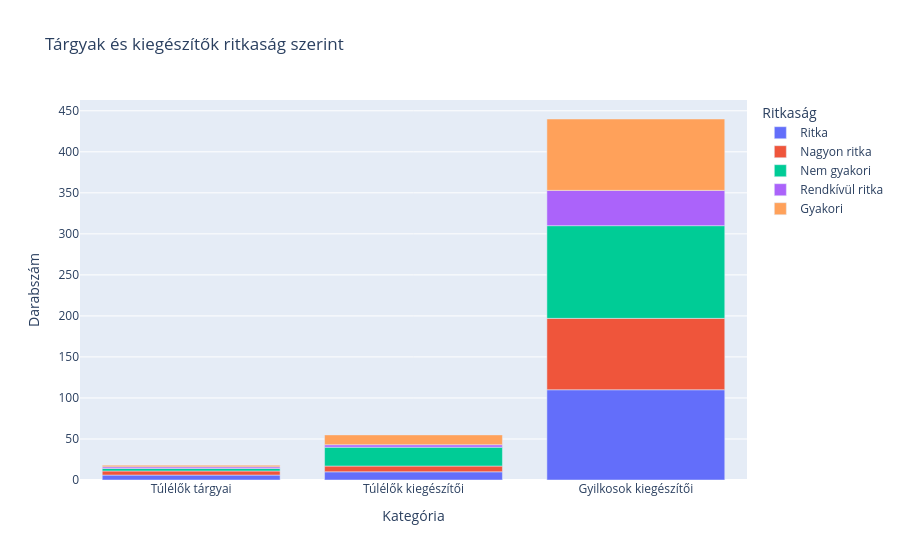

Source (notebook cell):
### Markdown cell above
## Tárgyak és kiegészítők

A diagram ritkaság szerint mutatja a túlélők tárgyait, valamint a túlélők és a gyilkosok kiegészítőit.

### Code cell
gear = pd.concat([
    counts(read("survivorItems"), "rarity", "Ritkaság").assign(Kategória="Túlélők tárgyai"),
    counts(read("survivorItemAddons"), "rarity", "Ritkaság").assign(Kategória="Túlélők kiegészítői"),
    counts(read("killerAddons"), "rarity", "Ritkaság").assign(Kategória="Gyilkosok kiegészítői"),
], ignore_index=True)
px.bar(gear, x="Kategória", y="Darabszám", title="Tárgyak és kiegészítők ritkaság szerint", color="Ritkaság").show()

### Figure 1 — Plotly figure (JSON) as saved in the notebook; plotly's stock layout.template omitted (floating-point values rounded to 4 significant figures)
{"data": [{"hovertemplate": "Ritkaság=Ritka<br>Kategória=%{x}<br>Darabszám=%{y}<extra></extra>", "legendgroup": "Ritka", "marker": {"color": "#636efa", "pattern": {"shape": ""}}, "name": "Ritka", "orientation": "v", "showlegend": true, "textposition": "auto", "type": "bar", "x": ["Túlélők tárgyai", "Túlélők kiegészítői", "Gyilkosok kiegészítői"], "xaxis": "x", "y": [6, 10, 110], "yaxis": "y"}, {"hovertemplate": "Ritkaság=Nagyon ritka<br>Kategória=%{x}<br>Darabszám=%{y}<extra></extra>", "legendgroup": "Nagyon ritka", "marker": {"color": "#EF553B", "pattern": {"shape": ""}}, "name": "Nagyon ritka", "orientation": "v", "showlegend": true, "textposition": "auto", "type": "bar", "x": ["Túlélők tárgyai", "Túlélők kiegészítői", "Gyilkosok kiegészítői"], "xaxis": "x", "y": [5, 7, 87], "yaxis": "y"}, {"hovertemplate": "Ritkaság=Nem gyakori<br>Kategória=%{x}<br>Darabszám=%{y}<extra></extra>", "legendgroup": "Nem gyakori", "marker": {"color": "#00cc96", "pattern": {"shape": ""}}, "name": "Nem gyakori", "orientation": "v", "showlegend": true, "textposition": "auto", "type": "bar", "x": ["Túlélők tárgyai", "Túlélők kiegészítői", "Gyilkosok kiegészítői"], "xaxis": "x", "y": [3, 23, 113], "yaxis": "y"}, {"hovertemplate": "Ritkaság=Rendkívül ritka<br>Kategória=%{x}<br>Darabszám=%{y}<extra></extra>", "legendgroup": "Rendkívül ritka", "marker": {"color": "#ab63fa", "pattern": {"shape": ""}}, "name": "Rendkívül ritka", "orientation": "v", "showlegend": true, "textposition": "auto", "type": "bar", "x": ["Túlélők tárgyai", "Túlélők kiegészítői", "Gyilkosok kiegészítői"], "xaxis": "x", "y": [2, 3, 43], "yaxis": "y"}, {"hovertemplate": "Ritkaság=Gyakori<br>Kategória=%{x}<br>Darabszám=%{y}<extra></extra>", "legendgroup": "Gyakori", "marker": {"color": "#FFA15A", "pattern": {"shape": ""}}, "name": "Gyakori", "orientation": "v", "showlegend": true, "textposition": "auto", "type": "bar", "x": ["Túlélők tárgyai", "Túlélők kiegészítői", "Gyilkosok kiegészítői"], "xaxis": "x", "y": [2, 12, 87], "yaxis": "y"}], "layout": {"barmode": "relative", "legend": {"title": {"text": "Ritkaság"}, "tracegroupgap": 0}, "title": {"text": "Tárgyak és kiegészítők ritkaság szerint"}, "xaxis": {"anchor": "y", "domain": [0.0, 1.0], "title": {"text": "Kategória"}}, "yaxis": {"anchor": "x", "domain": [0.0, 1.0], "title": {"text": "Darabszám"}}}}
